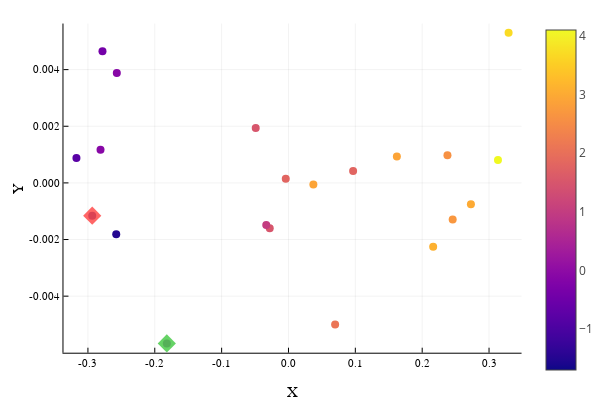

Notebook source saved alongside this figure:
### Code cell
# 2D
plotlyjs()
plot()

scatter!(X,Y,zcolor=Z,m=cgrad(:plasma),markerstrokewidth=0,markersize=4,legend=false)

plot!([X[1]],[Y[1]], seriestype = :scatter, markersize=7,markerstrokewidth=0,
        color=color=palette(:lighttest)[4],markershape=:diamond,opacity=0.85) # Green for Si
plot!([X[end]],[Y[end]], seriestype = :scatter, markersize=7,markerstrokewidth=0,
        color=color=palette(:lighttest)[7],markershape=:diamond,opacity=0.85) # Red for Sf
plot!(xlabel="X", ylabel="Y")

### Figure 1 — Plotly figure (JSON) as saved in the notebook; plotly's stock layout.template omitted (floating-point values rounded to 4 significant figures; data arrays with more than 128 entries replaced by an {"elided": "..."} marker saying what was removed)
{"data": [{"colorbar": {"title": ""}, "legendgroup": "y1", "marker": {"color": "rgba(142, 12, 164, 1.000)", "line": {"color": "rgba(0, 0, 0, 1.000)", "width": 0}, "size": 8, "symbol": "circle"}, "mode": "markers", "name": "y1", "showlegend": true, "type": "scatter", "x": [-0.182], "xaxis": "x", "y": [-0.005668], "yaxis": "y", "zmax": 4.1, "zmin": -1.7}, {"colorbar": {"title": ""}, "legendgroup": "y1", "marker": {"color": "rgba(252, 164, 55, 1.000)", "line": {"color": "rgba(0, 0, 0, 1.000)", "width": 0}, "size": 8, "symbol": "circle"}, "mode": "markers", "name": "y1", "showlegend": false, "type": "scatter", "x": [0.1621], "xaxis": "x", "y": [0.0009326], "yaxis": "y", "zmax": 4.1, "zmin": -1.7}, {"colorbar": {"title": ""}, "legendgroup": "y1", "marker": {"color": "rgba(215, 86, 108, 1.000)", "line": {"color": "rgba(0, 0, 0, 1.000)", "width": 0}, "size": 8, "symbol": "circle"}, "mode": "markers", "name": "y1", "showlegend": false, "type": "scatter", "x": [-0.02807], "xaxis": "x", "y": [-0.001606], "yaxis": "y", "zmax": 4.1, "zmin": -1.7}, {"colorbar": {"title": ""}, "legendgroup": "y1", "marker": {"color": "rgba(116, 1, 168, 1.000)", "line": {"color": "rgba(0, 0, 0, 1.000)", "width": 0}, "size": 8, "symbol": "circle"}, "mode": "markers", "name": "y1", "showlegend": false, "type": "scatter", "x": [-0.2782], "xaxis": "x", "y": [0.00465], "yaxis": "y", "zmax": 4.1, "zmin": -1.7}, {"colorbar": {"title": ""}, "legendgroup": "y1", "marker": {"color": "rgba(35, 6, 144, 1.000)", "line": {"color": "rgba(0, 0, 0, 1.000)", "width": 0}, "size": 8, "symbol": "circle"}, "mode": "markers", "name": "y1", "showlegend": false, "type": "scatter", "x": [-0.2577], "xaxis": "x", "y": [-0.001813], "yaxis": "y", "zmax": 4.1, "zmin": -1.7}, {"colorbar": {"title": ""}, "legendgroup": "y1", "marker": {"color": "rgba(135, 7, 166, 1.000)", "line": {"color": "rgba(0, 0, 0, 1.000)", "width": 0}, "size": 8, "symbol": "circle"}, "mode": "markers", "name": "y1", "showlegend": false, "type": "scatter", "x": [-0.2812], "xaxis": "x", "y": [0.001167], "yaxis": "y", "zmax": 4.1, "zmin": -1.7}, {"colorbar": {"title": ""}, "legendgroup": "y1", "marker": {"color": "rgba(215, 86, 108, 1.000)", "line": {"color": "rgba(0, 0, 0, 1.000)", "width": 0}, "size": 8, "symbol": "circle"}, "mode": "markers", "name": "y1", "showlegend": false, "type": "scatter", "x": [-0.04901], "xaxis": "x", "y": [0.001943], "yaxis": "y", "zmax": 4.1, "zmin": -1.7}, {"colorbar": {"title": ""}, "legendgroup": "y1", "marker": {"color": "rgba(225, 101, 97, 1.000)", "line": {"color": "rgba(0, 0, 0, 1.000)", "width": 0}, "size": 8, "symbol": "circle"}, "mode": "markers", "name": "y1", "showlegend": false, "type": "scatter", "x": [0.09665], "xaxis": "x", "y": [0.0004204], "yaxis": "y", "zmax": 4.1, "zmin": -1.7}, {"colorbar": {"title": ""}, "legendgroup": "y1", "marker": {"color": "rgba(252, 164, 55, 1.000)", "line": {"color": "rgba(0, 0, 0, 1.000)", "width": 0}, "size": 8, "symbol": "circle"}, "mode": "markers", "name": "y1", "showlegend": false, "type": "scatter", "x": [0.03721], "xaxis": "x", "y": [-5.836e-05], "yaxis": "y", "zmax": 4.1, "zmin": -1.7}, {"colorbar": {"title": ""}, "legendgroup": "y1", "marker": {"color": "rgba(195, 61, 128, 1.000)", "line": {"color": "rgba(0, 0, 0, 1.000)", "width": 0}, "size": 8, "symbol": "circle"}, "mode": "markers", "name": "y1", "showlegend": false, "type": "scatter", "x": [-0.03325], "xaxis": "x", "y": [-0.001489], "yaxis": "y", "zmax": 4.1, "zmin": -1.7}, {"colorbar": {"title": ""}, "legendgroup": "y1", "marker": {"color": "rgba(247, 145, 67, 1.000)", "line": {"color": "rgba(0, 0, 0, 1.000)", "width": 0}, "size": 8, "symbol": "circle"}, "mode": "markers", "name": "y1", "showlegend": false, "type": "scatter", "x": [0.2378], "xaxis": "x", "y": [0.0009788], "yaxis": "y", "zmax": 4.1, "zmin": -1.7}, {"colorbar": {"title": ""}, "legendgroup": "y1", "marker": {"color": "rgba(225, 101, 97, 1.000)", "line": {"color": "rgba(0, 0, 0, 1.000)", "width": 0}, "size": 8, "symbol": "circle"}, "mode": "markers", "name": "y1", "showlegend": false, "type": "scatter", "x": [-0.004074], "xaxis": "x", "y": [0.0001425], "yaxis": "y", "zmax": 4.1, "zmin": -1.7}, {"colorbar": {"title": ""}, "legendgroup": "y1", "marker": {"color": "rgba(253, 170, 52, 1.000)", "line": {"color": "rgba(0, 0, 0, 1.000)", "width": 0}, "size": 8, "symbol": "circle"}, "mode": "markers", "name": "y1", "showlegend": false, "type": "scatter", "x": [0.2729], "xaxis": "x", "y": [-0.0007523], "yaxis": "y", "zmax": 4.1, "zmin": -1.7}, {"colorbar": {"title": ""}, "legendgroup": "y1", "marker": {"color": "rgba(240, 249, 33, 1.000)", "line": {"color": "rgba(0, 0, 0, 1.000)", "width": 0}, "size": 8, "symbol": "circle"}, "mode": "markers", "name": "y1", "showlegend": false, "type": "scatter", "x": [0.3134], "xaxis": "x", "y": [0.0008041], "yaxis": "y", "zmax": 4.1, "zmin": -1.7}, {"colorbar": {"title": ""}, "legendgroup": "y1", "marker": {"color": "rgba(250, 219, 36, 1.000)", "line": {"color": "rgba(0, 0, 0, 1.000)", "width": 0}, "size": 8, "symbol": "circle"}, "mode": "markers", "name": "y1", "showlegend": false, "type": "scatter", "x": [0.3292], "xaxis": "x", "y": [0.005298], "yaxis": "y", "zmax": 4.1, "zmin": -1.7}, {"colorbar": {"title": ""}, "legendgroup": "y1", "marker": {"color": "rgba(253, 177, 48, 1.000)", "line": {"color": "rgba(0, 0, 0, 1.000)", "width": 0}, "size": 8, "symbol": "circle"}, "mode": "markers", "name": "y1", "showlegend": false, "type": "scatter", "x": [0.2164], "xaxis": "x", "y": [-0.002253], "yaxis": "y", "zmax": 4.1, "zmin": -1.7}, {"colorbar": {"title": ""}, "legendgroup": "y1", "marker": {"color": "rgba(249, 151, 63, 1.000)", "line": {"color": "rgba(0, 0, 0, 1.000)", "width": 0}, "size": 8, "symbol": "circle"}, "mode": "markers", "name": "y1", "showlegend": false, "type": "scatter", "x": [0.2456], "xaxis": "x", "y": [-0.001289], "yaxis": "y", "zmax": 4.1, "zmin": -1.7}, {"colorbar": {"title": ""}, "legendgroup": "y1", "marker": {"color": "rgba(235, 117, 86, 1.000)", "line": {"color": "rgba(0, 0, 0, 1.000)", "width": 0}, "size": 8, "symbol": "circle"}, "mode": "markers", "name": "y1", "showlegend": false, "type": "scatter", "x": [0.06978], "xaxis": "x", "y": [-0.005004], "yaxis": "y", "zmax": 4.1, "zmin": -1.7}, {"colorbar": {"title": ""}, "legendgroup": "y1", "marker": {"color": "rgba(135, 7, 166, 1.000)", "line": {"color": "rgba(0, 0, 0, 1.000)", "width": 0}, "size": 8, "symbol": "circle"}, "mode": "markers", "name": "y1", "showlegend": false, "type": "scatter", "x": [-0.2568], "xaxis": "x", "y": [0.003878], "yaxis": "y", "zmax": 4.1, "zmin": -1.7}, {"colorbar": {"title": ""}, "legendgroup": "y1", "marker": {"color": "rgba(89, 1, 165, 1.000)", "line": {"color": "rgba(0, 0, 0, 1.000)", "width": 0}, "size": 8, "symbol": "circle"}, "mode": "markers", "name": "y1", "showlegend": false, "type": "scatter", "x": [-0.3172], "xaxis": "x", "y": [0.0008749], "yaxis": "y", "zmax": 4.1, "zmin": -1.7}, {"colorbar": {"title": ""}, "legendgroup": "y1", "marker": {"color": "rgba(13, 8, 135, 1.000)", "line": {"color": "rgba(0, 0, 0, 1.000)", "width": 0}, "size": 8, "symbol": "circle"}, "mode": "markers", "name": "y1", "showlegend": false, "type": "scatter", "x": [-0.2936], "xaxis": "x", "y": [-0.001156], "yaxis": "y", "zmax": 4.1, "zmin": -1.7}, {"colorbar": {"title": ""}, "hoverinfo": "none", "marker": {"cmax": 4.1, "cmin": -1.7, "color": [0.5], "colorscale": {"elided": "256x2 mixed values"}, "opacity": 1e-10, "showscale": true, "size": 1e-10}, "mode": "markers", "name": "y1", "showlegend": false, "type": "scatter", "x": [-0.182], "xaxis": "x", "y": [-0.005668], "yaxis": "y", "zmax": 4.1, "zmin": -1.7}, {"colorbar": {"title": ""}, "legendgroup": "y2", "marker": {"color": "rgba(76, 204, 76, 0.850)", "line": {"color": "rgba(0, 0, 0, 0.850)", "width": 0}, "size": 14, "symbol": "diamond"}, "mode": "markers", "name": "y2", "showlegend": true, "type": "scatter", "x": [-0.182], "xaxis": "x", "y": [-0.005668], "yaxis": "y", "zmax": 4.1, "zmin": -1.7}, {"colorbar": {"title": ""}, "legendgroup": "y3", "marker": {"color": "rgba(255, 76, 76, 0.850)", "line": {"color": "rgba(0, 0, 0, 0.850)", "width": 0}, "size": 14, "symbol": "diamond"}, "mode": "markers", "name": "y3", "showlegend": true, "type": "scatter", "x": [-0.2936], "xaxis": "x", "y": [-0.001156], "yaxis": "y", "zmax": 4.1, "zmin": -1.7}], "layout": {"annotations": [], "height": 400, "margin": {"b": 20, "l": 0, "r": 0, "t": 20}, "paper_bgcolor": "rgba(255, 255, 255, 1.000)", "plot_bgcolor": "rgba(255, 255, 255, 1.000)", "showlegend": false, "width": 600, "xaxis": {"anchor": "y", "domain": [0.1209, 0.9934], "gridcolor": "rgba(0, 0, 0, 0.100)", "gridwidth": 0.5, "linecolor": "rgba(0, 0, 0, 1.000)", "mirror": false, "range": [-0.3366, 0.3486], "showgrid": true, "showline": true, "showticklabels": true, "tickangle": 0, "tickcolor": "rgb(0, 0, 0)", "tickfont": {"color": "rgba(0, 0, 0, 1.000)", "family": "sans-serif", "size": 11}, "tickmode": "array", "ticks": "inside", "ticktext": ["-0.3", "-0.2", "-0.1", "0.0", "0.1", "0.2", "0.3"], "tickvals": [-0.3, -0.2, -0.1, 0, 0.1, 0.2, 0.3], "title": "X", "titlefont": {"color": "rgba(0, 0, 0, 1.000)", "family": "sans-serif", "size": 15}, "type": "-", "visible": true, "zeroline": false, "zerolinecolor": "rgba(0, 0, 0, 1.000)"}, "yaxis": {"anchor": "x", "domain": [0.07581, 0.9902], "gridcolor": "rgba(0, 0, 0, 0.100)", "gridwidth": 0.5, "linecolor": "rgba(0, 0, 0, 1.000)", "mirror": false, "range": [-0.005997, 0.005627], "showgrid": true, "showline": true, "showticklabels": true, "tickangle": 0, "tickcolor": "rgb(0, 0, 0)", "tickfont": {"color": "rgba(0, 0, 0, 1.000)", "family": "sans-serif", "size": 11}, "tickmode": "array", "ticks": "inside", "ticktext": ["-0.004", "-0.002", "0.000", "0.002", "0.004"], "tickvals": [-0.004, -0.002, 0, 0.002, 0.004], "title": "Y", "titlefont": {"color": "rgba(0, 0, 0, 1.000)", "family": "sans-serif", "size": 15}, "type": "-", "visible": true, "zeroline": false, "zerolinecolor": "rgba(0, 0, 0, 1.000)"}}}
